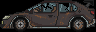

A 2D game scene composited from a Tiled map and its tileset images. What follows is a short description and the map's XML, with every tile layer's data as written:
An orthogonal 3x1 tile map with 32x32 px tiles, 1 tile layer (Tile Layer 1), 2 tilesets.

<map version="1.0" orientation="orthogonal" renderorder="right-down" width="3" height="1" tilewidth="32" tileheight="32" nextobjectid="1">
 <tileset firstgid="1" name="testsprite" tilewidth="32" tileheight="32">
  <image source="../tiled/testsprite.png" width="640" height="640" />
 </tileset>
 <tileset firstgid="401" name="testspriteevil" tilewidth="32" tileheight="32">
  <image source="../tiled/testspriteevil.png" width="640" height="640" />
 </tileset>
 <layer name="Tile Layer 1" width="3" height="1">
  <data>
   <tile gid="413" />
   <tile gid="414" />
   <tile gid="415" />
  </data>
 </layer>
</map>
